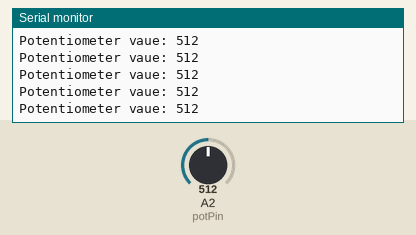
The sketch below on a simulated Arduino Uno, built with avr-gcc and run on an emulated ATmega328P. Parts: the last lines printed to the serial monitor. Inputs (shaded band) come from the test bench; at power-on: A2 (potPin) = 512.

Above: at 1.2 s.
1.3 s: A2 (potPin) set to 716
At 1.56 s:
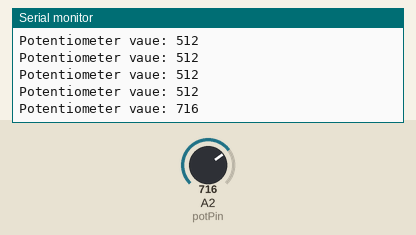
2.8 s: A2 (potPin) set to 900
At 2.96 s:
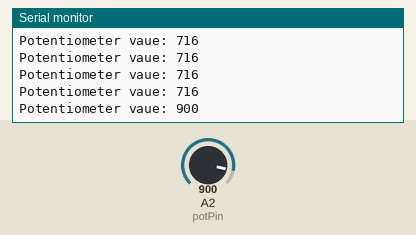
Timing chart, 0 to 5.8 s (numbered marks = the images above; inputs shaded):
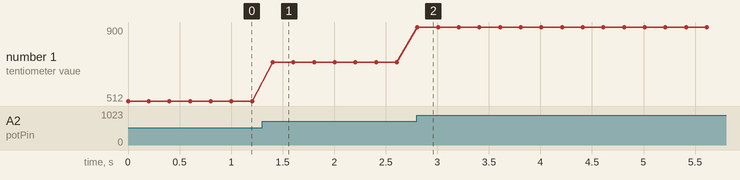

Measured:
- after the input at 1.3 s, the serial monitor: prints a new line after 0.10 s (image 1)
- after the input at 2.8 s, the serial monitor: prints a new line at once (image 2)
- plotted number 1: 512 → 716 after the input at 1.3 s, 716 → 900 after the input at 2.8 s

The sketch:

light_dimmer.ino
```cpp
const int potPin = 2;

void setup(){
  Serial.begin(115200);

}
void loop(){
  int potValue = analogRead(potPin);
  Serial.print("Potentiometer vaue: ");
  Serial.println(potValue);
  delay(200);
}
```
